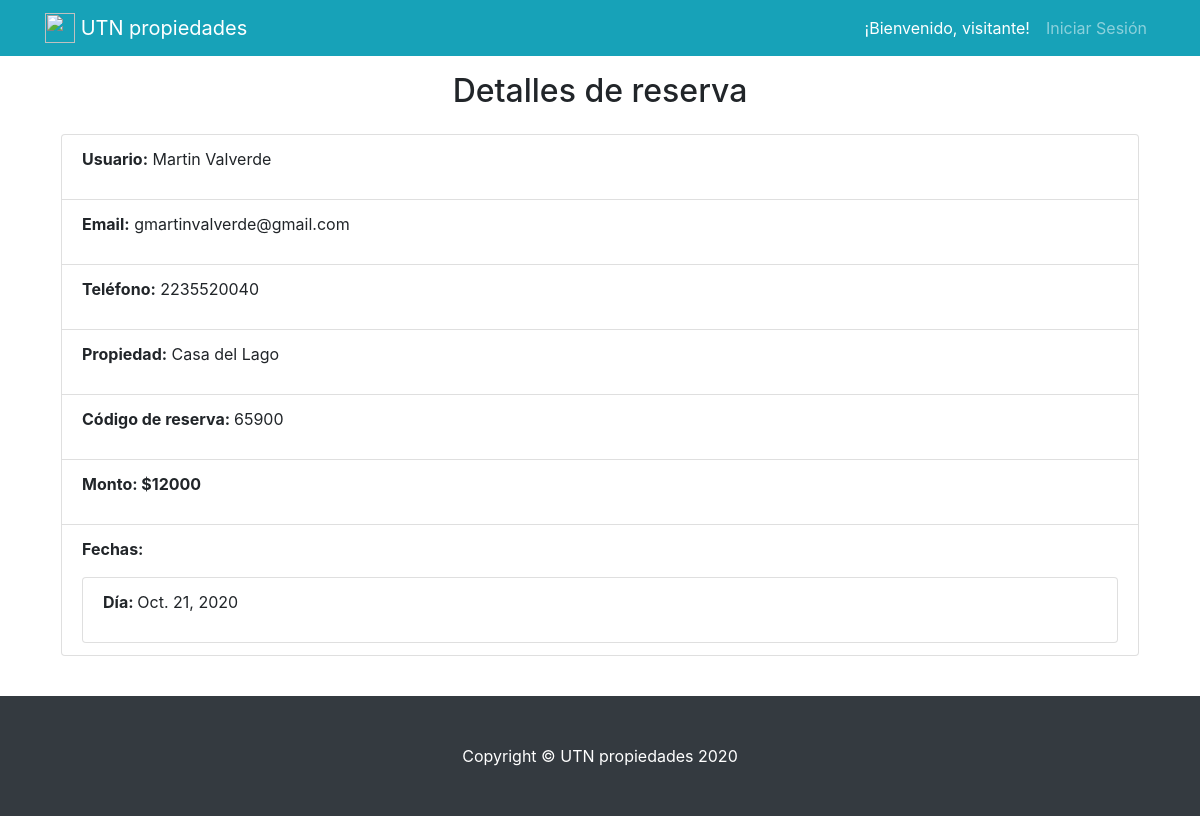
The page /reservation_detail/1 on the database its author committed.
### reservationApp/models.py (models this page shows, shortened)
class Reservation(models.Model):
    date = models.DateField(verbose_name="Fecha")
    code = models.IntegerField(verbose_name="Código")
    total = models.IntegerField(verbose_name="Total")
    owner_ship = models.ForeignKey(Owner_Ship, null=False, on_delete=models.SET('null'), verbose_name="Propiedad")
    renter_name = models.CharField(max_length=80, default="no_name", verbose_name="Nombre del Huesped")
    renter_email = models.CharField(max_length=100, default="@", verbose_name="Email del Huesped")
    renter_phone = models.CharField(max_length=25, default="no_phone", verbose_name="Teléfono del Huesped")
    host = models.ForeignKey(User, null=False, on_delete=models.SET('null'), verbose_name="Propietario")
    class Meta:
        verbose_name_plural = 'Reservas'

class Owner_Ship(models.Model):
    name = models.CharField(max_length=50, verbose_name="Nombre")
    description = models.CharField(max_length=200, verbose_name="Descripción")
    price = models.IntegerField(verbose_name="Precio")
    capacity = models.IntegerField(verbose_name="Capacidad")
    city = models.ForeignKey(City, null=True, on_delete=models.SET_NULL, verbose_name="Ciudad")
    owner = models.ForeignKey(User, null=False, on_delete=models.SET('null'), verbose_name="Dueño")
    image = models.ImageField(upload_to='application/img', null=True, verbose_name="Imagen")
    class Meta:
        verbose_name_plural = 'Propiedades'

class Date_Rent(models.Model):
    date = models.DateField(verbose_name="Fecha de alquiler")
    owner_ship = models.ForeignKey(Owner_Ship, null=False, on_delete=models.SET('null'), verbose_name="Propiedad")
    reservation = models.ForeignKey(Reservation, null=True, on_delete=models.SET_NULL, blank=True,
                                    verbose_name="Reserva")
    class Meta:
        verbose_name_plural = 'Fechas de Alquileres'

### reservationApp/views.py (the view)
# urls.py: path('reservation_detail/<int:reservation_id>', views.reservation),
def reservation(request, reservation_id):
    my_reservation = Reservation.objects.filter(id=reservation_id).first()
    date_list = Date_Rent.objects.filter(reservation__id=reservation_id)
    return render(request, "reservationApp/reservationdetail.html", {"reservation": my_reservation, "dates": date_list})

### reservationApp/templates/reservationApp/reservationdetail.html (shortened to what this page needs)
{% extends "./basictemplate.html" %}
{% block content %}
<br>
<div class="container mb-4">
    <div class="bg-white">
        <p class="h2 text-center pt-4">Detalles de reserva</p>
        <ul class="list-group p-3">
            <li class="list-group-item">
                <p><strong>Usuario:</strong> {{ reservation.renter_name }}</p>
            </li>
            <li class="list-group-item">
                <p><strong>Email:</strong> {{ reservation.renter_email }}</p>
            </li>
            <li class="list-group-item">
                <p><strong>Teléfono:</strong> {{ reservation.renter_phone }}</p>
            </li>
            <li class="list-group-item">
                <p><strong>Propiedad:</strong> {{ reservation.owner_ship.name }}</p>
            </li>
            <li class="list-group-item">
                <p><strong>Código de reserva: </strong>{{ reservation.code }}</p>
            </li>
            <li class="list-group-item">
                <p><strong>Monto: ${{ reservation.total }}</strong></p>
            </li>
            <li class="list-group-item">
                <p><strong>Fechas: </strong></p>
                <ul class="list-group">
                    {% for date in dates %}
                    <li class="list-group-item">
                        <p><strong>Día: </strong>{{ date.date }}</p>
                    </li>
                    {% endfor %}
                </ul>
            </li>
        </ul>
    </div>
</div>
{% endblock %}

### rows shown on the page
Reservation: renter_name "Martin Valverde", renter_email "gmartinvalverde@gmail.com", renter_phone "2235520040", owner_ship.name "Casa del Lago", code "65900", total "12000"
Date_Rent: date "Oct. 21, 2020"
